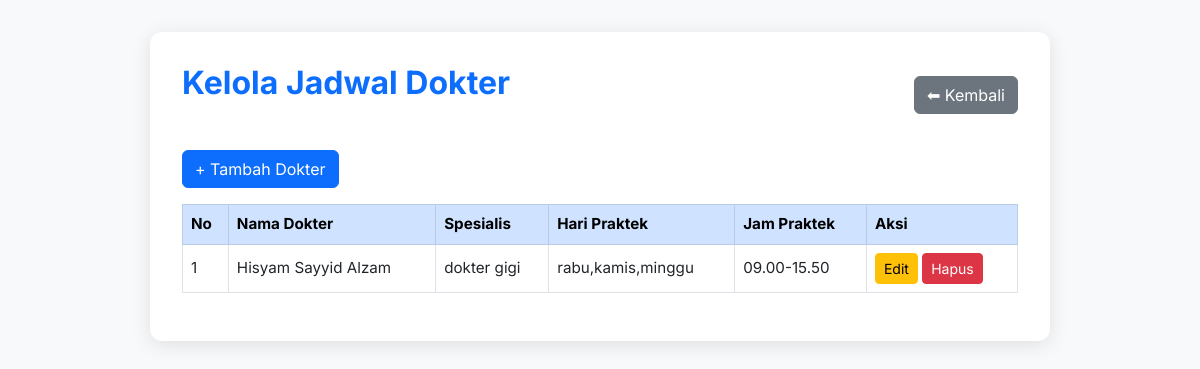
/kelola_dokter.php (signed in), run on the app's committed database.
### tables this page shows
CREATE TABLE `dokter` (
  `id` int(11) NOT NULL,
  `nama` varchar(100) DEFAULT NULL,
  `spesialis` varchar(100) DEFAULT NULL,
  `hari` varchar(50) DEFAULT NULL,
  `jam` varchar(50) DEFAULT NULL,
  `hari_praktik` varchar(50) DEFAULT NULL,
  `jam_praktik` varchar(50) DEFAULT NULL
);

### kelola_dokter.php (the view, shortened to what this page needs)
<?php
include 'koneksi.php';
$result = mysqli_query($conn, "SELECT * FROM dokter ORDER BY nama ASC");
?>
<!DOCTYPE html>
<html lang="id">
<head>
  <link href="https://cdn.jsdelivr.net/npm/bootstrap@5.3.0/dist/css/bootstrap.min.css" rel="stylesheet" />
</head>
<body>
<div class="container">
  <div class="d-flex justify-content-between align-items-center mb-4">
        <h2>Kelola Jadwal Dokter</h2>
        <a href="admin_dashboard.php" class="btn btn-secondary">⬅ Kembali</a>
    </div>
  <a href="tambah_dokter.php" class="btn btn-primary mb-3">+ Tambah Dokter</a>
  <table class="table table-bordered table-hover align-middle">
    <thead class="table-primary">
      <tr>
        <th>No</th>
        <th>Nama Dokter</th>
        <th>Spesialis</th>
        <th>Hari Praktek</th>
        <th>Jam Praktek</th>
        <th>Aksi</th>
      </tr>
    </thead>
    <tbody>
      <?php if (mysqli_num_rows($result) === 0): ?>
        <tr><td colspan="6" class="text-center">Data dokter tidak ditemukan.</td></tr>
      <?php else: ?>
        <?php $no = 1; while ($row = mysqli_fetch_assoc($result)): ?>
          <tr>
            <td><?= $no++; ?></td>
            <td><?= htmlspecialchars($row['nama']) ?></td>
            <td><?= htmlspecialchars($row['spesialis']) ?></td>
            <td><?= htmlspecialchars($row['hari']) ?></td>
            <td><?= htmlspecialchars($row['jam']) ?></td>
            <td>
              <a href="edit_dokter.php?id=<?= $row['id'] ?>" class="btn btn-sm btn-warning">Edit</a>
              <a href="hapus_dokter.php?id=<?= $row['id'] ?>"
                 onclick="return confirm('Yakin ingin menghapus dokter <?= htmlspecialchars(addslashes($row['nama'])) ?>?');"
                 class="btn btn-sm btn-danger">Hapus</a>
            </td>
          </tr>
        <?php endwhile; ?>
      <?php endif; ?>
    </tbody>
  </table>
</div>
</body>
</html>

### kelola_dokter.php (style rules this page uses)
body { font-family: 'Inter', sans-serif; background-color: #f8f9fa; padding: 2rem; }
.container { max-width: 900px; margin: auto; background: white; border-radius: 12px; padding: 2rem; box-shadow: 0 4px 20px rgba(0,0,0,0.1); }
h2 { color: #0d6efd; font-weight: 700; margin-bottom: 1.5rem; }
table { font-size: 0.95rem; }

### data on the page
dokter: nama "Hisyam Sayyid Alzam", spesialis "dokter gigi", hari "rabu,kamis,minggu", jam "09.00-15.50"
